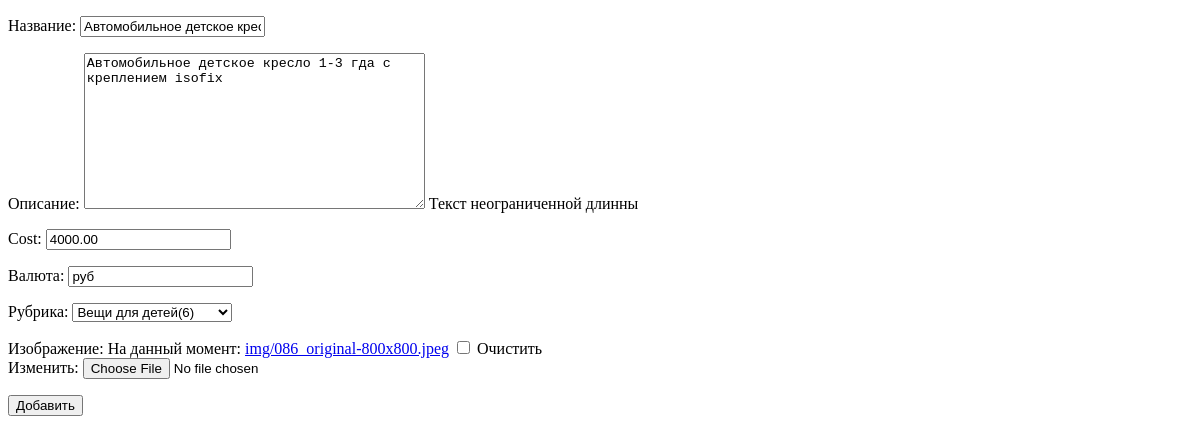
The app's page /bb/update_bb/7/, older data.
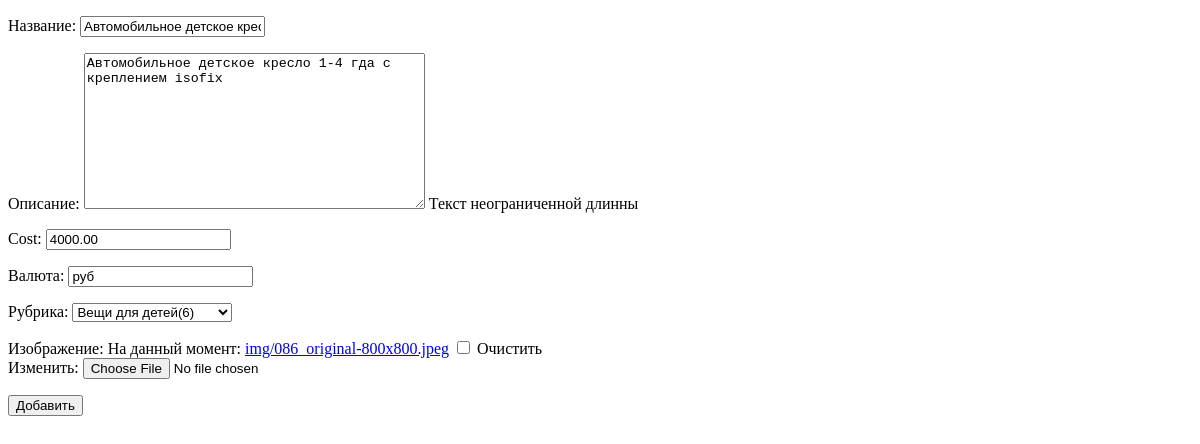
The same page, newer data.
### bb/models.py (models this page shows, shortened)
class Bulletin(models.Model):
    name = models.CharField(max_length=100,
                            verbose_name="Название",
                            validators=[min_10_chars_vlid])
    description = models.TextField(verbose_name="Описание",
                                   help_text="Текст неограниченной длинны",
                                   validators=[min_10_chars_vlid])
    cost = models.DecimalField(decimal_places=2, max_digits=11)
    curr = models.CharField(max_length=3,
                            verbose_name="Валюта")
    rubric = models.ForeignKey(Rubric,
                               on_delete=models.PROTECT,
                               verbose_name="Рубрика",
                               related_query_name='bbs')
    create_timestamp = models.DateTimeField(auto_now_add=True,
                                            verbose_name="Метка даты/времени создания записи",
                                            blank=True)
    update_timestamp = models.DateTimeField(auto_now=True,
                                            verbose_name="Метка даты/времени изменения записи",
                                            blank=True)
    picture = models.ImageField(verbose_name="Изображение",
                                upload_to="img",
                                blank=True)
    class Meta:
        verbose_name = 'Объявление'
        verbose_name_plural = 'Объявления'
        ordering = ['-rubric', '-cost']
        unique_together = ('name', 'description', 'cost')
        permissions = (
            ('alcohol', 'Права на покупку алкоголя'),
        )
        default_permissions = ('add', 'view', 'change', 'delete', 'alcohol')

class Rubric(models.Model):
    name = models.CharField(max_length=100,
                            verbose_name="Название",
                            unique=True)
    parent = models.ForeignKey('self',
                               on_delete=models.SET_NULL,
                               verbose_name="Родительская рубрика",
                               null=True,
                               default=None,
                               blank=True)
    def __str__(self):
        return f"{self.name}({self.pk})"
    class Meta:
        verbose_name = 'Рубрика'
        verbose_name_plural = 'Рубрики'
        ordering = ['-name']

### bb/views.py (the view, shortened to what this page needs)
# urls.py: path('update_bb/<int:bb_pk>/', update_bb, name="update_bb",),
def update_bb(request, bb_pk):
    template_name = "bb/new_record.html"
    try:
        bb = BulletinModel.objects.get(pk=bb_pk)
    except BulletinModel.DoesNotExist:
        return HttpResponseNotFound('Не найдено данное объявление')
    if request.method == 'GET':
        bb_form = BBForm(instance=bb)
        return TemplateResponse(request,
                                template_name,
                                context={'form': bb_form})

### bb/forms.py
class BBForm(ModelForm):
    class Meta:
        model = BulletinModel
        fields = "__all__"

### bb/templates/bb/new_record.html (shortened to what this page needs)
{% extends 'bb/root.html' %}
{% block body_content %}
<form method="post" enctype="multipart/form-data">
    {{ form.as_p }}
    <input type="submit" value="Добавить">
</form>
{% endblock body_content %}

Row changes from the older to the newer data that the page shows:
changed Bulletin "руб": description "Автомобильное детское кресло 1-3 гда с креплением isofix" → "Автомобильное детское кресло 1-4 гда с креплением isofix"
